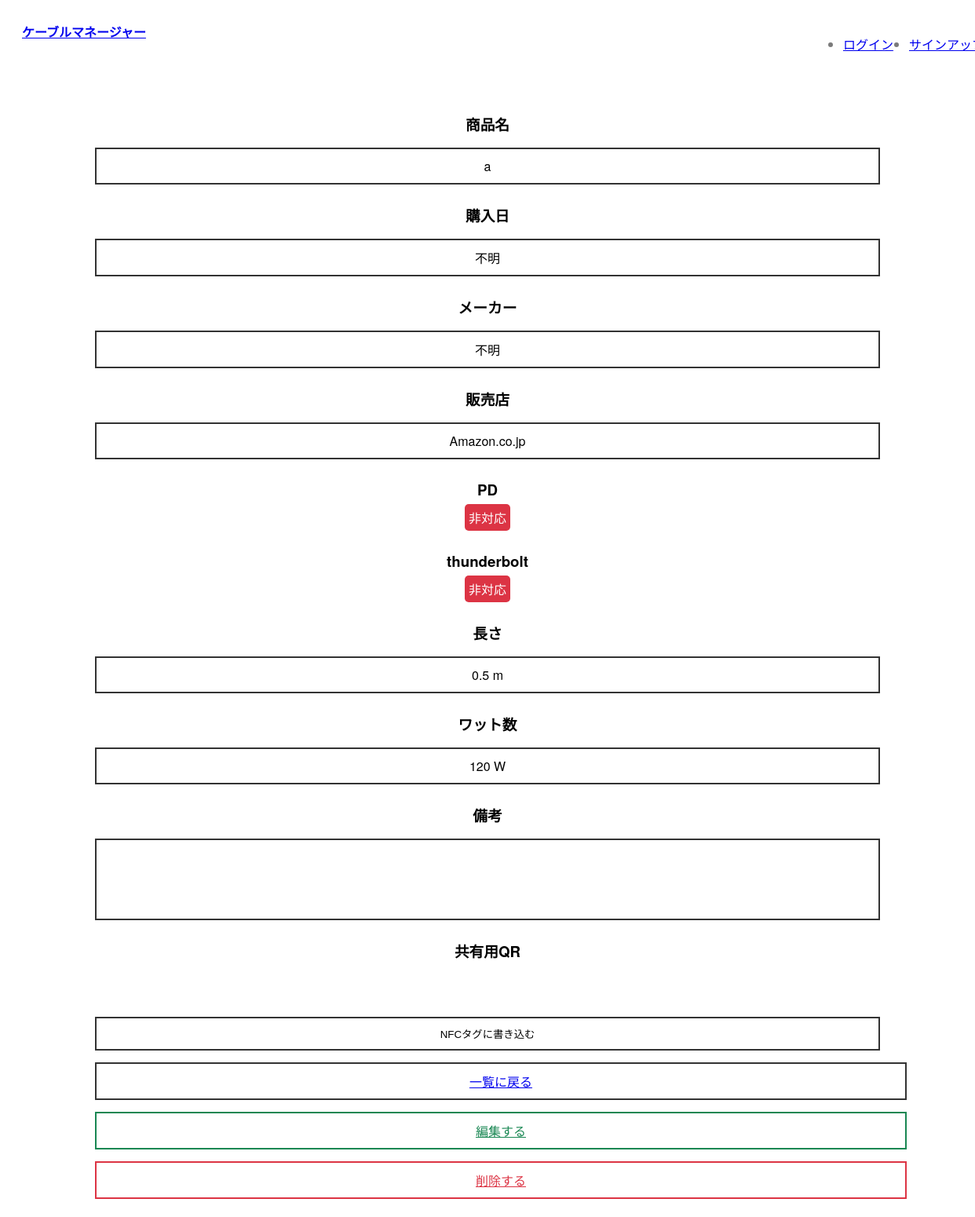
The page /2 on the database as committed earlier.
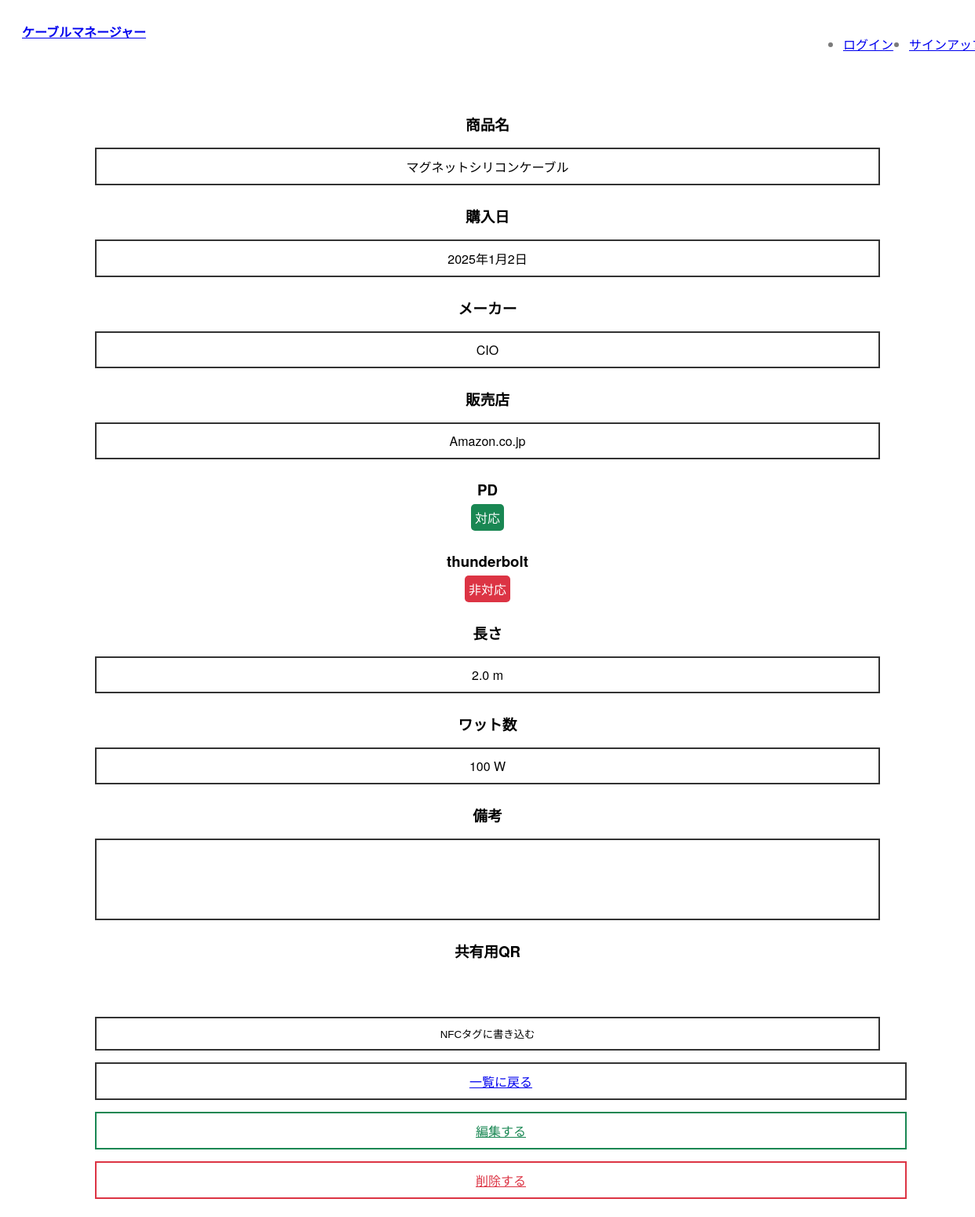
The same page on the database as committed later.
### manage/models.py (models this page shows, shortened)
class Item(models.Model):
    name = models.CharField(max_length=50)
    user = models.ForeignKey(CustomUser,on_delete=models.CASCADE)
    created = models.DateTimeField(auto_now_add=True)
    modified = models.DateTimeField(auto_now=True)
    date = models.DateField(null=True, blank=True)
    Manufacturer = models.CharField(max_length=25, null=True, blank=True)
    Store = models.CharField(max_length=25, null=True, blank=True)
    length = models.DecimalField(max_digits=4, decimal_places=1, null=True, blank=True)
    watt = models.PositiveIntegerField(null=True, blank=True)
    PD = models.BooleanField(null=True, blank=True)
    thunderbolt = models.PositiveIntegerField(null=True, blank=True)
    comment = models.TextField(null=True, blank=True)

### manage/views.py (the view)
# urls.py: path('<int:id>', views.detail, name='detail'),
def detail(request, id):
    item = get_object_or_404(Item, id=id)
    context = {
        'item': item,
    }
    return render(request, 'manage/detail.html', context)

### myapp/context_processors.py (called while the page is built)
def debug(request):
    return {'debug': settings.DEBUG}

### manage/templates/manage/detail.html (shortened to what this page needs)
{% extends "base.html" %}
{% block content %}
<main class="detail">
    <h3 class="title">商品名</h3>
    <p>{{ item.name }}</p>
    <h3>購入日</h3>
    {% if item.date != null %}
        <p>{{ item.date }}</p>
    {% else %}
        <p>不明</p>
    {% endif %}
    <h3>メーカー</h3>
    {% if item.Manufacturer != null %}
        <p>{{ item.Manufacturer }}</p>
    {% else %}
        <p>不明</p>
    {% endif %}
    <h3>販売店</h3>
    {% if item.Store != null %}
        <p>{{ item.Store }}</p>
    {% else %}
        <p>不明</p>
    {% endif %}
    <h3>PD</h3>
    {% if item.PD == True %}
        <p class="TorF true">対応</p>
    {% else %}
        <p class="TorF false">非対応</p>
    {% endif %}
    <h3>thunderbolt</h3>
    {% if  item.thunderbolt == null %}
    <p class="TorF false">非対応</p>
    {% else %}
    <p class="TorF true">thunderbolt {{ item.thunderbolt }}</p>
    {% endif %}
    <h3>長さ</h3>
    {% if item.length != null %}
        <p>{{ item.length }} m</p>
    {% else %}
        <p>不明</p>
    {% endif %}
    <h3>ワット数</h3>
    {% if item.watt != null %}
        <p>{{ item.watt }} W</p>
    {% else %}
        <p>不明</p>
    {% endif %}
    <h3 class="title"><budoux-ja>備考</budoux-ja></h3>
    {% if item.comment != null %}
        <p class="comment">{{ item.comment }}</p>
    {% else %}
        <p class="comment">なし</p>
    {% endif %}
    <h3>共有用QR</h3>
    <div id="qrcode"></div>
    <button id="write-nfc" class="btn">NFCタグに書き込む</button>
    <a href='{% url "manage:index" %}' class="btn">一覧に戻る</a>
    <a href='{% url "manage:edit" item.id %}' class="btn edit">編集する</a>
    <a href='{% url "manage:delete" item.id %}' class="btn delete">削除する</a>
</main>
{% endblock %}

Rows that differ between the two databases and show on the page:
changed Item "Amazon.co.jp": name "a" → "マグネットシリコンケーブル"; date (not shown) → "2025年1月2日"; Manufacturer (not shown) → "CIO"; PD empty → True (drawn); length "0.5" → "2.0"; watt "120" → "100"
Other text that changed with them:
text no longer shown: "不明 不明 非対応"
text now shown: "対応"
